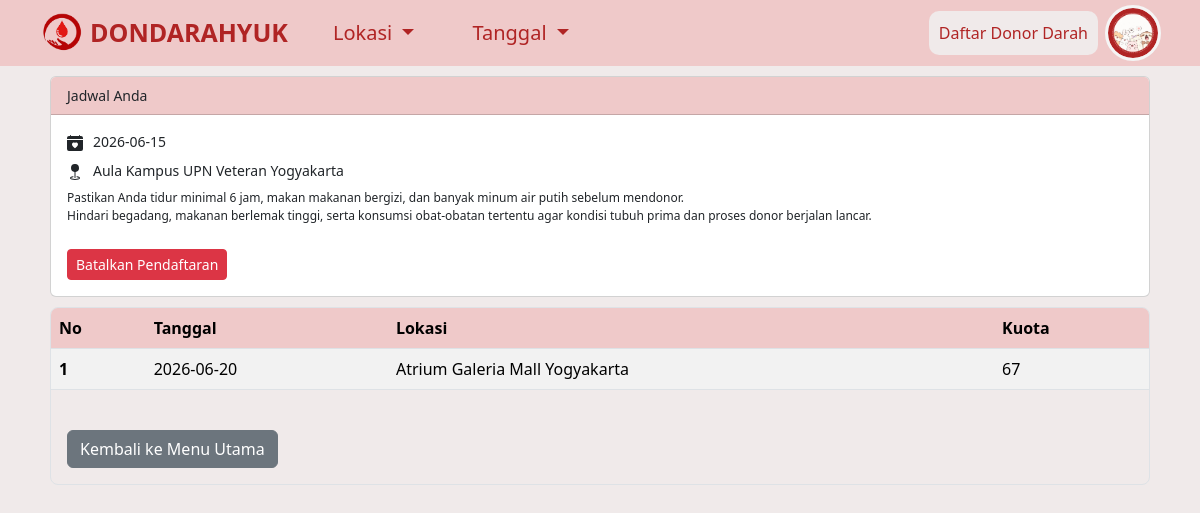
/guest/tanggal_menu_guest.php?tanggal=2026-06-20 (signed in), run on the app's committed database.
### tables this page shows
CREATE TABLE `pendaftaran_donor` (
  `id_daftar` int(11) NOT NULL,
  `id_user` int(11) NOT NULL,
  `id_jadwal` int(11) NOT NULL,
  `nama` varchar(100) NOT NULL,
  `usia` int(11) NOT NULL,
  `berat_badan` decimal(5,2) NOT NULL,
  `tinggi_badan` decimal(5,2) NOT NULL,
  `terakhir_donor` date DEFAULT NULL,
  `golongan_darah` enum('A','B','AB','O') NOT NULL,
  `status_pendaftaran` enum('terdaftar','selesai','batal') DEFAULT 'terdaftar',
  `tanggal_daftar` timestamp NOT NULL DEFAULT current_timestamp()
);

CREATE TABLE `jadwal_donor` (
  `id_jadwal` int(11) NOT NULL,
  `tanggal` date NOT NULL,
  `lokasi` varchar(255) NOT NULL,
  `penyelenggara` varchar(100) NOT NULL,
  `kuota` int(11) NOT NULL,
  `created_at` timestamp NOT NULL DEFAULT current_timestamp()
);

### guest/tanggal_menu_guest.php (the view, shortened to what this page needs)
<?php
include '../connect.php';
$id_user_global = $_SESSION['id_user_global'];
$menu_tanggal = $_GET['tanggal'];
$query_user = mysqli_query($conn, "SELECT * FROM users WHERE id_user = $id_user_global");
$data_user = mysqli_fetch_object($query_user);
$foto_nav = (!empty($data_user->foto_profil)) ? $data_user->foto_profil : '../assets/profil.png';
$jadwal_user = mysqli_query($conn, "select * from pendaftaran_donor where id_user = $id_user_global");
$jadwal = mysqli_query($conn, "select * from jadwal_donor where tanggal = '$menu_tanggal'");
?>
<!DOCTYPE html>
<html lang="en">
<head>
  <link href="https://cdn.jsdelivr.net/npm/bootstrap@5.3.8/dist/css/bootstrap.min.css" rel="stylesheet">
</head>
<body style="margin: 0px; background-color: #f0eaea;">
  <nav class="navbar navbar-expand-lg" style="background-color: #efc9c9;">
    <div class="container">
      <a href="menu_guest.php" class="navbar-brand me-2">
        <img src="../assets/logo3.png" height="40" alt="Blood Logo" loading="lazy" style="margin-top: -1px;" />
      </a>
      <div class="collapse navbar-collapse" id="navbarButtonsExample">
        <ul class="navbar-nav me-auto mb-2 mb-lg-0">
          <li class="nav-item" style="align-self: center;">
            <b style="font-size: 25px; color: #b02424;">DONDARAHYUK</b>
          </li>
          <li class="nav-item" style="margin-left: 2rem;">
            <div class="dropdown">
              <button class="btn dropdown-toggle" type="button" data-bs-toggle="dropdown" aria-expanded="false" style="color: #b02424; font-size: 20px;">
                Lokasi
              </button>
            </div>
          </li>
          <li class="nav-item" style="margin-left: 2rem;">
            <div class="dropdown">
              <button class="btn dropdown-toggle" type="button" data-bs-toggle="dropdown" aria-expanded="false" style="color: #b02424; font-size: 20px;">
                Tanggal
              </button>
            </div>
          </li>
        </ul>
        <div class="d-flex align-items-center">
          <a href="daftardondar.php" class="btn-solid theme-primary" style="padding: 10px; border-radius: 10px; background-color: #f0eaea; color: inherit; color: #b02424; text-decoration: none; margin-right: 10px;">Daftar Donor Darah</a>
          <div class="dropdown">
            <img
              class="btn dropdown-toggle rounded-circle"
              type="button"
              data-bs-toggle="dropdown"
              aria-expanded="false"
              src="<?= htmlspecialchars($foto_nav); ?>"
              style="
                    width: 50px;
                    height: 50px;
                    object-fit: cover;
                    background-color: #b02424;
                    border-radius: 100%;
                    outline: whitesmoke solid;
                    padding: 0px;
                  " />
          </div>
        </div>
      </div>
    </div>
  </nav>
  <?php if (mysqli_num_rows($jadwal_user) > 0) {
    $jadwal_donor = mysqli_query($conn, "select jd.*, pd.id_daftar from jadwal_donor jd join pendaftaran_donor pd on pd.id_jadwal = jd.id_jadwal join users u on u.id_user = pd.id_user where pd.id_user = $id_user_global");
    while ($result = mysqli_fetch_object($jadwal_donor)) {
  ?>
      <div class="card" style="margin: 10px 50px;">
        <p class="card-header" style="font-size: 14px; background-color: #efc9c9;">Jadwal Anda</p>
        <div class="card-body">
          <p class="card-title" style="font-size: 14px;"><?= $result->tanggal ?></p>
          <p class="card-title" style="font-size: 14px;"><?= $result->lokasi ?></p>
          <p class="card-text" style="font-size: 12px;">Pastikan Anda tidur minimal 6 jam, makan makanan bergizi, dan banyak minum air putih sebelum mendonor. <br>Hindari begadang, makanan berlemak tinggi, serta konsumsi obat-obatan tertentu agar kondisi tubuh prima dan proses donor berjalan lancar.</p>
          <a href="batal_dondar.php?id=<?= $result->id_daftar; ?>" class="btn btn-danger btn-sm mt-2" onclick="return confirm('Apakah Anda yakin ingin membatalkan pendaftaran donor ini?');">Batalkan Pendaftaran</a>
        </div>
      </div>
    <?php }
  } ?>
  <div class="border rounded-3 overflow-auto" style="margin: 10px 50px; background-color: #f0eaea;">
    <table class="table table-striped mb-0">
      <thead style="--bs-table-bg: #efc9c9;">
        <tr>
          <th scope="col">No</th>
          <th scope="col">Tanggal</th>
          <th scope="col">Lokasi</th>
          <th scope="col">Kuota</th>
        </tr>
      </thead>
      <tbody>
        <?php
        $count = 1;
        while ($result = mysqli_fetch_object($jadwal)) {
        ?>
          <tr>
            <th scope="row"><?= $count ?></th>
            <td><?= $result->tanggal ?></td>
            <td><?= $result->lokasi ?></td>
            <td><?= $result->kuota ?></td>
          </tr>
        <?php
          $count++;
        }
        ?>
      </tbody>
    </table>
    <div class="mt-4 p-3">
      <a href="menu_guest.php" class="btn btn-secondary">Kembali ke Menu Utama</a>
    </div>
  </div>
</body>
</html>

### data on the page
pendaftaran_donor: id_jadwal.tanggal "2026-06-15", id_jadwal.lokasi "Aula Kampus UPN Veteran Yogyakarta"
jadwal_donor: tanggal "2026-06-20", lokasi "Atrium Galeria Mall Yogyakarta", kuota "67"
